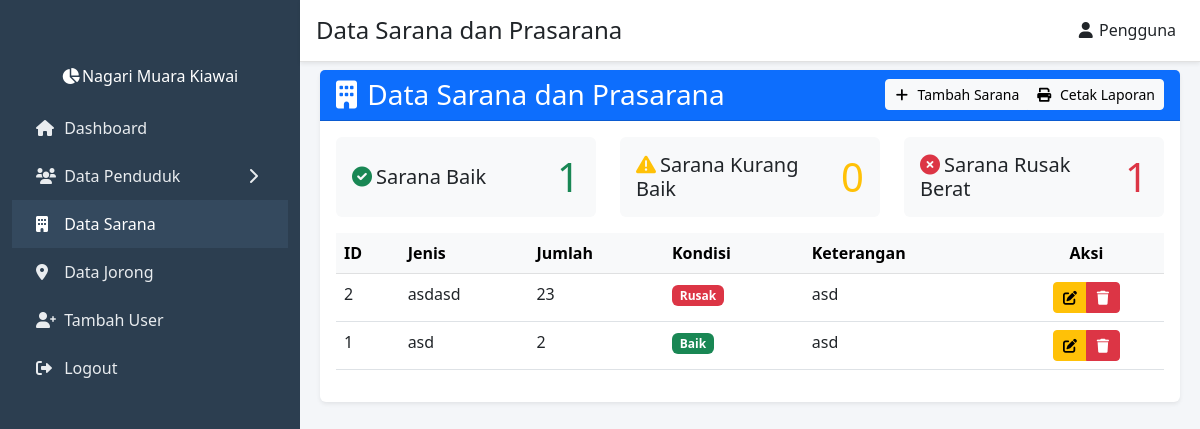
Page /views/sarana/ (signed in) on the earlier database version.
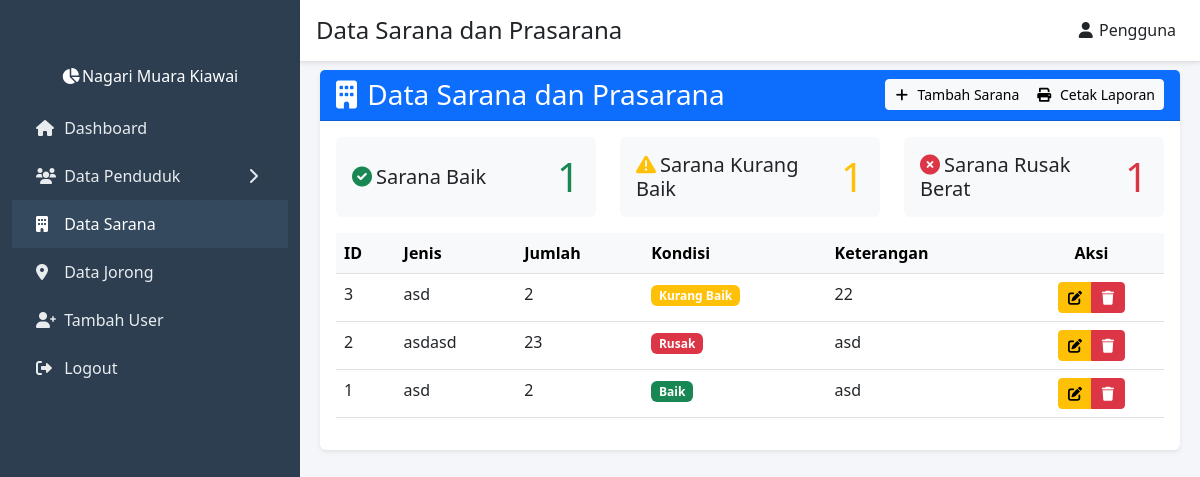
Same page on the later database version.
### tables this page shows
CREATE TABLE `sarana_prasarana` (
  `id` int(11) NOT NULL,
  `jenis` varchar(100) NOT NULL,
  `jumlah` int(11) NOT NULL,
  `kondisi` enum('Baik','Kurang Baik','Rusak') NOT NULL,
  `keterangan` text DEFAULT NULL,
  `created_at` timestamp NULL DEFAULT current_timestamp()
);

### models/Sarana.php (called while the page is built, shortened)
<?php
require_once __DIR__ . '/../config/database.php';
class Sarana {
    private $conn;
    private $table_name = 'sarana_prasarana';
    public function __construct() {
        $database = new Database();
        $this->conn = $database->getConnection();
    }
    public function readAll() {
        $query = "SELECT * FROM " . $this->table_name . " ORDER BY id DESC";
        $stmt = $this->conn->prepare($query);
        $stmt->execute();
        return $stmt->fetchAll(PDO::FETCH_ASSOC);
    }
}

### config/database.php (called while the page is built, shortened)
<?php
class Database {
    private $host = 'localhost';
    private $db_name = 'nagari_muara_kiawai';
    private $username = 'root';
    private $password = '';
    public function getConnection() {
        $this->conn = null;
        try {
            $this->conn = new PDO("mysql:host=" . $this->host . ";dbname=" . $this->db_name,
                                   $this->username,
                                   $this->password);
            $this->conn->setAttribute(PDO::ATTR_ERRMODE, PDO::ERRMODE_EXCEPTION);
        } catch(PDOException $exception) {
            echo "Connection error: " . $exception->getMessage();
        }
        return $this->conn;
    }
}

### views/sarana/index.php (the view, shortened to what this page needs)
<?php
require_once __DIR__ . '/../../models/Sarana.php';
$saranaModel = new Sarana();
$saranaList = $saranaModel->readAll();
$pageTitle = "Data Sarana dan Prasarana";
?>
<div class="container-fluid">
    <div class="row">
        <div class="col-12">
            <div class="card shadow-sm border-0">
                <div class="card-header bg-primary text-white d-flex justify-content-between align-items-center">
                    <h3 class="mb-0">
                        <i class="fas fa-building me-2"></i> Data Sarana dan Prasarana
                    </h3>
                    <div class="btn-group" role="group">
                        <?php
                            if ($_SESSION['user_role'] !== 'wali_nagari') {
                        ?>
                            <a href="tambah.php" class="btn btn-light btn-sm">
                                <i class="fas fa-plus me-1"></i> Tambah Sarana
                            </a>
                        <?php } ?>
                        <button id="cetakLaporan" class="btn btn-light btn-sm">
                            <i class="fas fa-print me-1"></i> Cetak Laporan
                        </button>
                    </div>
                </div>
                <div class="card-body">
                    <div class="row mb-3">
                        <div class="col-md-4">
                            <div class="card bg-light border-0">
                                <div class="card-body d-flex justify-content-between align-items-center">
                                    <div>
                                        <h5 class="card-title mb-0">
                                            <i class="fas fa-check-circle me-2 text-success"></i>Sarana Baik
                                        </h5>
                                    </div>
                                    <p class="card-text display-6 text-success mb-0">
                                        <?= count(array_filter($saranaList, function($s) { return $s['kondisi'] == 'Baik'; })) ?>
                                    </p>
                                </div>
                            </div>
                        </div>
                        <div class="col-md-4">
                            <div class="card bg-light border-0">
                                <div class="card-body d-flex justify-content-between align-items-center">
                                    <div>
                                        <h5 class="card-title mb-0">
                                            <i class="fas fa-exclamation-triangle me-2 text-warning"></i>Sarana Kurang Baik
                                        </h5>
                                    </div>
                                    <p class="card-text display-6 text-warning mb-0">
                                        <?= count(array_filter($saranaList, function($s) { return $s['kondisi'] == 'Kurang Baik'; })) ?>
                                    </p>
                                </div>
                            </div>
                        </div>
                        <div class="col-md-4">
                            <div class="card bg-light border-0">
                                <div class="card-body d-flex justify-content-between align-items-center">
                                    <div>
                                        <h5 class="card-title mb-0">
                                            <i class="fas fa-times-circle me-2 text-danger"></i>Sarana Rusak Berat
                                        </h5>
                                    </div>
                                    <p class="card-text display-6 text-danger mb-0">
                                        <?= count(array_filter($saranaList, function($s) { return $s['kondisi'] == 'Rusak'; })) ?>
                                    </p>
                                </div>
                            </div>
                        </div>
                    </div>
                    <div class="table-responsive">
                        <table class="table table-hover" id="dataSarana">
                            <thead class="table-light">
                                <tr>
                                    <th>ID</th>
                                    <th>Jenis</th>
                                    <th>Jumlah</th>
                                    <th>Kondisi</th>
                                    <th>Keterangan</th>
                                    <?php
                                        if ($_SESSION['user_role'] !== 'wali_nagari') {
                                    ?>
                                    <th class="text-center">Aksi</th>
                                    <?php } ?>
                                </tr>
                            </thead>
                            <tbody>
                                <?php foreach ($saranaList as $sarana): ?>
                                <tr>
                                    <td><?= $sarana['id'] ?></td>
                                    <td><?= $sarana['jenis'] ?></td>
                                    <td><?= $sarana['jumlah'] ?></td>
                                    <td>
                                        <span class="badge
                                            <?= $sarana['kondisi'] == 'Baik' ? 'bg-success' :
                                            ($sarana['kondisi'] == 'Kurang Baik' ? 'bg-warning' : 'bg-danger') ?>">
                                            <?= $sarana['kondisi'] ?>
                                        </span>
                                    </td>
                                    <td><?= $sarana['keterangan'] ?></td>
                                    <?php
                                        if ($_SESSION['user_role'] !== 'wali_nagari') {
                                    ?>
                                    <td class="text-center">
                                        <div class="btn-group" role="group">
                                            <a href="edit.php?id=<?= $sarana['id'] ?>" class="btn btn-warning btn-sm">
                                                <i class="fas fa-edit"></i>
                                            </a>
                                            <a href="?action=delete&id=<?= $sarana['id'] ?>"
                                            class="btn btn-danger btn-sm"
                                            onclick="return confirm('Yakin ingin menghapus data?')">
                                                <i class="fas fa-trash"></i>
                                            </a>
                                        </div>
                                    </td>
                                    <?php } ?>
                                </tr>
                                <?php endforeach; ?>
                            </tbody>
                        </table>
                    </div>
                </div>
            </div>
        </div>
    </div>
</div>
<?php
$content = ob_get_clean();
include __DIR__ . '/../layout.php';

### views/layout.php (shortened to what this page needs)
<!DOCTYPE html>
<html lang="en">
<head>
<link href="https://cdn.jsdelivr.net/npm/bootstrap@5.2.3/dist/css/bootstrap.min.css" rel="stylesheet">
    <link href="https://cdn.jsdelivr.net/npm/bootstrap@5.3.0/dist/css/bootstrap.min.css" rel="stylesheet">
    <link href="https://cdn.datatables.net/1.11.5/css/dataTables.bootstrap5.min.css" rel="stylesheet">
    <link href="https://cdnjs.cloudflare.com/ajax/libs/font-awesome/6.0.0-beta3/css/all.min.css" rel="stylesheet">
</head>
<body>
    <div class="container-fluid-fluid">
        <div class="row">
            <nav class="col-md-2 sidebar">
                <div class="position-sticky">
                    <a href="#" class="navbar-brand text-center d-block py-3">
                        <i class="fas fa-chart-pie"></i>  Nagari Muara Kiawai
                    </a>
                    <ul class="nav flex-column">
                        <li class="nav-item">
                            <a class="nav-link <?= strpos($_SERVER['PHP_SELF'], 'dashboard.php') ? 'active' : '' ?>" href="/nagari-muara-kiawai/views/dashboard.php">
                                <span><i class="fas fa-home me-2"></i> Dashboard </span>
                            </a>
                        </li>
                        <li class="nav-item <?= strpos($_SERVER['PHP_SELF'], 'penduduk') !== false ? 'menu-open' : '' ?>">
                            <a class="nav-link" href="#" data-toggle="submenu">
                                <span>
                                    <i class="fas fa-users me-2"></i> Data Penduduk
                                </span>
                                <i class="fas fa-chevron-right nav-link-caret"></i>
                            </a>
                        </li>
                        <li class="nav-item">
                            <a class="nav-link <?= strpos($_SERVER['PHP_SELF'], 'sarana') ? 'active' : '' ?>" href="/nagari-muara-kiawai/views/sarana/">
                                <span> <i class="fas fa-building me-2"></i> Data Sarana
                                </span>
                            </a>
                        </li>
                        <li class="nav-item">
                            <a class="nav-link <?= strpos($_SERVER['PHP_SELF'], 'jorong') ? 'active' : '' ?>" href="/nagari-muara-kiawai/views/jorong/">
                                <span> <i class="fas fa-map-marker-alt me-2"></i> Data Jorong
                                </span>
                            </a>
                        </li>
                        <?php if ($_SESSION['user_role'] == 'admin'): ?>
                            <li class="nav-item">
                                <a class="nav-link" href="/nagari-muara-kiawai/views/users/">
                                    <span> <i class="fas fa-user-plus me-2"></i> Tambah User
                                    </span>
                                </a>
                            </li>
                        <?php endif; ?>
                        <li class="nav-item">
                            <a class="nav-link" href="/nagari-muara-kiawai/views/auth/logout.php">
                                <span><i class="fas fa-sign-out-alt me-2"></i> Logout</span>
                            </a>
                        </li>
                    </ul>
                </div>
            </nav>
            <main class="col-md-10 ms-sm-auto main-content">
                <div class="navbars top-bar d-flex justify-content-between align-items-center fixed-top bg-white shadow-sm p-3">
                    <h2 class="h4 mb-0"><?= $pageTitle ?? 'Dashboard' ?></h2>
                    <div class="user-info">
                        <span class="me-2">
                            <i class="fas fa-user"></i> <?= $_SESSION['username'] ?? 'Pengguna' ?>
                        </span>
                    </div>
                </div>
                <?= $content ?>
            </main>
        </div>
    </div>
</body>
</html>

### views/layout.php (style rules this page uses)
body { background-color: #f4f6f9; }
.sidebar { height: 100vh; position: fixed; top: 0; left: 0; width: 300px; z-index: 100; padding-top: 48px; background-color: #2c3e50; overflow-y: auto; }
.sidebar .nav-link { font-weight: 500; color: #e9ecef; padding: 0.75rem 1.5rem; display: flex; align-items: center; justify-content: space-between; transition: all 0.3s ease; }
.sidebar .nav-link.active { color: #ffffff; background-color: #34495e; }
.sidebar .navbar-brand { color: #ffffff; }
.sidebar .nav-link-caret { transition: transform 0.3s ease; }
.main-content { margin-left: 300px; margin-top: 50px; width: calc(100% - 300px); padding: 20px; }
i { width: 1rem; }
.navbars { background-color: #ffffff; border-bottom: 1px solid #e1e1e1; margin-left: 300px; width: calc(100% - 300px); }

Differences in the rows shown:
added sarana_prasarana: id "3", jenis "asd", jumlah "2", kondisi "Kurang Baik", keterangan "22"
Other differences:
text no longer shown: "0"
text now shown: "1"
